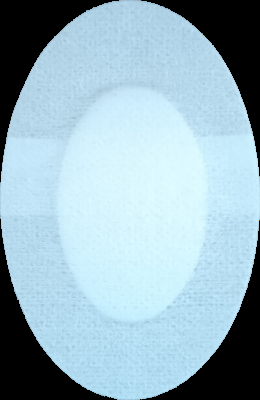
#> input picture simulasyon/b.png, 260 x 400 px
$ python -i kenardefo.py   (imports and definitions only)
#> lines starting #> are read from the running program, lines starting #| are printed output that depends on the picture; after the words box and inside, x2 and y2 are one past the last pixel; in counts of white or black regions, pixels touching at a corner belong together
import cv2
import numpy as np
import random

def inward_distort_image(image_path, scale_percent=100, size=15, num_points_each_side=1, rotation_angle=0):
#> called with image_path = 'b.png', scale_percent = 100, size = 15, num_points_each_side = 1, rotation_angle = 0
    image = cv2.imread(image_path)
#> image is the input picture: shape (400, 260, 3); mean B, G, R 191.6, 179, 151.2
    if image is None:
        print("Resim yüklenemedi:", image_path)
        return None

    # Görüntüyü yeniden boyutlandır
    width = int(image.shape[1] * scale_percent / 100)
#> width = 260
    height = int(image.shape[0] * scale_percent / 100)
#> height = 400
    image = cv2.resize(image, (width, height), interpolation=cv2.INTER_AREA)
    distorted_image = image.copy()

    # Ana konturu bul
    gray = cv2.cvtColor(image, cv2.COLOR_BGR2GRAY)
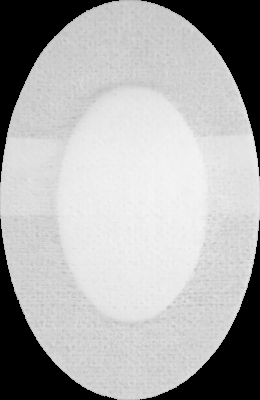
#> gray: shape (400, 260); min 0, max 245, mean 172.1
    edges = cv2.Canny(gray, 50, 150)
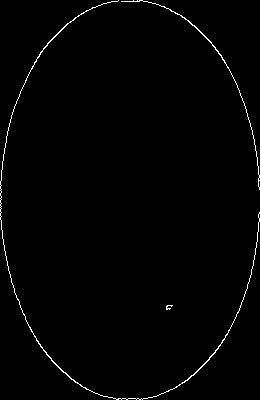
#> edges: shape (400, 260); 1.1% white in thin lines or dots
    contours, _ = cv2.findContours(edges, cv2.RETR_EXTERNAL, cv2.CHAIN_APPROX_SIMPLE)
#> contours = 3 contours, 1 with area under 20; largest, box (x1, y1, x2, y2) and area: (0, 0, 260, 400) 138, (121, 0, 260, 190) 50
    if not contours:
        print("Kontur bulunamadı.")
        return None
    contour = max(contours, key=cv2.contourArea)
#> contour = contour of 746 points, box (x1, y1, x2, y2) (0, 0, 260, 400), area 138

    # Kontur merkezi
    M = cv2.moments(contour)
#> M = moments, m00 137.5, centre m10/m00, m01/m00 = (104.8, 258.6)
    if M["m00"] == 0:
        print("Kontur alanı sıfır.")
        return None
    center = np.array([int(M["m10"] / M["m00"]), int(M["m01"] / M["m00"])])
#> center = [104, 258]

    # Noktaları ayır
    left = [p[0] for p in contour if p[0][0] < center[0]]
#> left = 468 pairs, first value 0 to 103, second value 3 to 396
    right = [p[0] for p in contour if p[0][0] >= center[0]]
#> right = 278 pairs, first value 106 to 259, second value 0 to 399

    # Distortion uygulayan iç fonksiyon
    def distort(point):
        x, y = point
        direction = center - point
        norm = np.linalg.norm(direction)
        if norm == 0:
            return
        direction = direction / norm
        for dx in range(-size, size + 1):
            for dy in range(-size, size + 1):
                px, py = x + dx, y + dy
                if 0 <= px < image.shape[1] and 0 <= py < image.shape[0]:
                    shift = int(20 * (1 - (abs(dx)/size + abs(dy)/size)/2))
                    nx, ny = int(px + direction[0] * shift), int(py + direction[1] * shift)
                    if 0 <= nx < image.shape[1] and 0 <= ny < image.shape[0]:
                        distorted_image[ny, nx] = image[py, px]

    # Nokta seçip bozulma uygula
    for _ in range(num_points_each_side):
        lp = random.choice(left) if left else None
        rp = random.choice(right) if right else None
        if lp is not None: distort(lp)
        if rp is not None: distort(rp)
#> this loop made 1 pass
#> lp on pass 1: [36, 59]

    # Görüntüyü döndür
    if rotation_angle != 0:
        (h, w) = distorted_image.shape[:2]
        center_rot = (w // 2, h // 2)
        M_rot = cv2.getRotationMatrix2D(center_rot, rotation_angle, 1.0)
        distorted_image = cv2.warpAffine(distorted_image, M_rot, (w, h))

    return distorted_image

>>> result = inward_distort_image('b.png')
